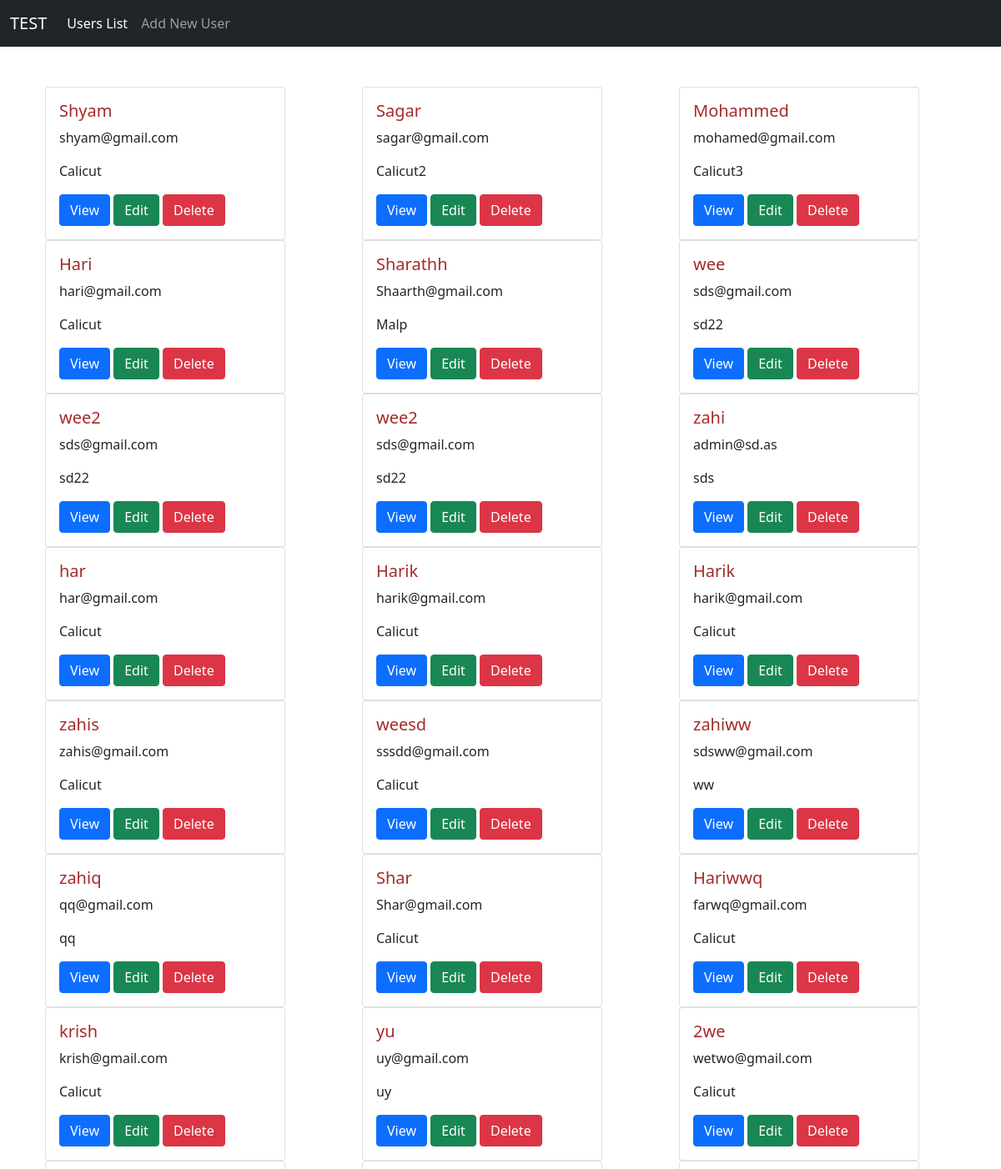
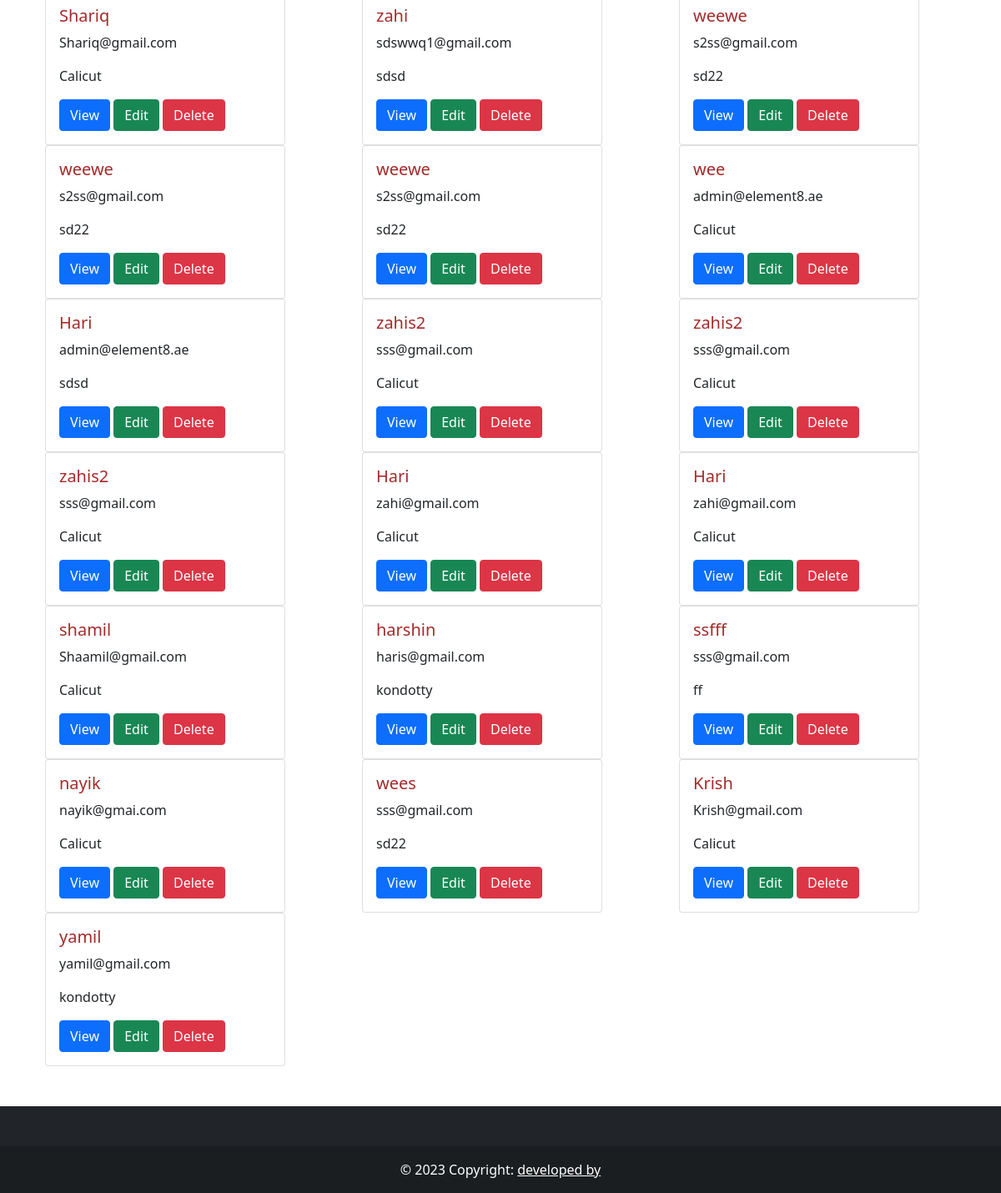
Before: / with the older database file (2 pictures, top to bottom).
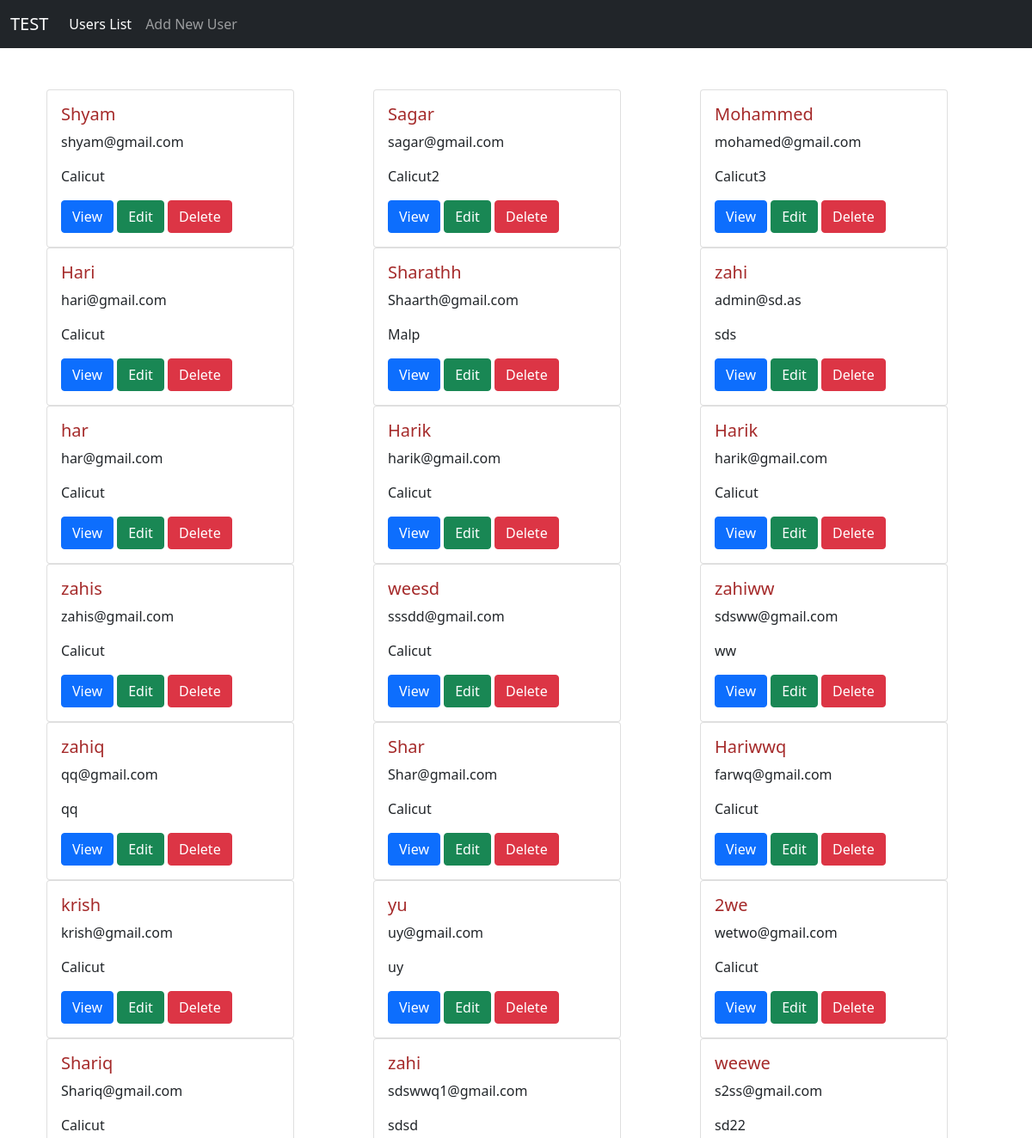
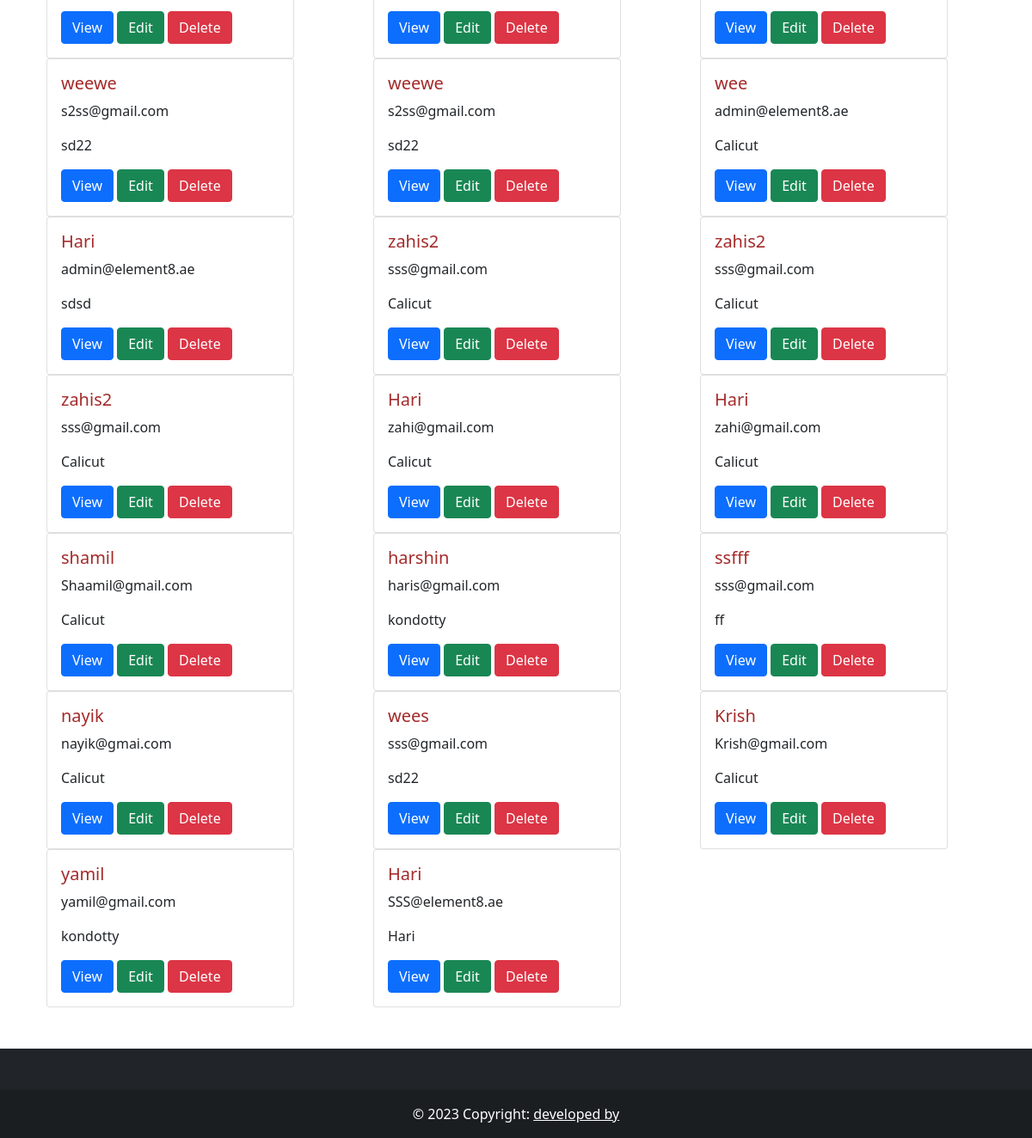
After: the same page with the newer database file (2 pictures, top to bottom).
### web/models.py (models this page shows, shortened)
class User(models.Model):
    name = models.CharField(max_length=50)
    email = models.EmailField(max_length=50)
    place = models.CharField(max_length=50)
    def get_absolute_url(self):
        return reverse('web:user_detail_view', args=[self.pk])

### web/views.py (the view)
# urls.py: path('',views.IndexView.as_view(),name='index'),
class IndexView(ListView):
    model = User
    template_name = 'web/index.html'
    context_object_name = 'users'

### templates/web/index.html
{% extends 'web/base.html' %}
{% load static %}
{% block content %}
<div class="container px-4 pt-5 pb-5">
    <div class="row gx-5">
      {% for user in users %}
      <div class="col-4">
        <div class="card" style="width: 18rem;">
            <div class="card-body">
              <h5 class="card-title" style="color: brown;">{{user.name}}</h5>
              <p class="card-text">{{user.email}}</p>
              <p class="card-text">{{user.place}}</p>
              <a href="{{user.get_absolute_url}}" class="btn btn-primary">View</a>
              <a href="" class="btn btn-success">Edit</a>
              <a href="{% url 'web:delete' user.pk %}" class="btn btn-danger">Delete</a>
            </div>
        </div>
      </div>
      {% endfor %}
    </div>
  </div>
{% endblock %}

### templates/web/base.html (shortened to what this page needs)
{% load static %}
<!doctype html>
<html lang="en">
  <head>
    <link href="https://cdn.jsdelivr.net/npm/bootstrap@5.0.2/dist/css/bootstrap.min.css" rel="stylesheet">
  </head>
  <body>
    {% include 'web/header.html' %}
    {% block content %}
    {% endblock %}
    {% include 'web/footer.html' %}
  </body>
</html>

### templates/web/header.html (shortened to what this page needs)
{% load static %}
<header>
    <nav class="navbar navbar-expand-lg navbar-dark bg-dark">
        <div class="container-fluid">
          <a class="navbar-brand" href="{% url 'web:index' %}">TEST</a>
          <div class="collapse navbar-collapse" id="navbarSupportedContent">
            <ul class="navbar-nav me-auto mb-2 mb-lg-0">
              <li class="nav-item">
                <a class="nav-link active" aria-current="page" href="{% url 'web:index' %}"> Users List</a>
              </li>
              <li class="nav-item">
                <a class="nav-link" href="{% url 'web:add_user' %}">Add New User</a>
              </li>
            </ul>
          </div>
        </div>
      </nav>
</header>

### templates/web/footer.html (shortened to what this page needs)
{% load static %}
<footer class="bg-dark text-center text-white">
    <div class="container p-4">
    </div>
    <div class="text-center p-3" style="background-color: rgba(0, 0, 0, 0.2);">
      © 2023 Copyright:
      <a class="text-white" href="">developed by </a>
    </div>
  </footer>

Changed rows visible on the page:
removed User: name "wee", email "sds@gmail.com", place "sd22"
removed User: name "wee2", email "sds@gmail.com", place "sd22"
removed User: name "wee2", email "sds@gmail.com", place "sd22"
added User: name "Hari", email "SSS@element8.ae", place "Hari"
